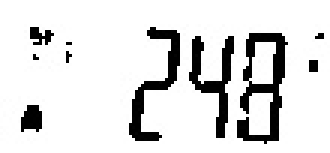
#> input picture model/preprocessing/frame_000645.jpg, 110 x 51 px (shown 3 times larger)
$ python roi_selector.py
#> lines starting #> are read from the running program, lines starting #| are printed output that depends on the picture; after the words box and inside, x2 and y2 are one past the last pixel; in counts of white or black regions, pixels touching at a corner belong together
import cv2
import numpy as np

# Globals
drawing = False
ix, iy = -1, -1
rectangles = []
rectangle_colors = []  # Store average colors for each rectangle

# [10 lines left out: function calculate_average_color, not called in this run]

def update_display():
    """Update the displayed image with rectangles"""
    global display_img, img_copy, rectangles, rectangle_colors

    display_img = img_copy.copy()

    # Draw rectangles
    for i, (x1, y1, x2, y2) in enumerate(rectangles):
        cv2.rectangle(display_img, (x1, y1), (x2, y2), (0, 255, 0), 2)

        # Draw rectangle number - adjust position for small images
        label_x = x1 + 2
        label_y = y1 + 10 if y1 < 10 else y1 - 5
        cv2.putText(display_img, str(i+1), (label_x, label_y),
                  cv2.FONT_HERSHEY_SIMPLEX, 0.4, (0, 255, 0), 1)

    # Draw help text - adjust font size and position for small images
    font_scale = 0.35 if img_copy.shape[0] < 100 else 0.5
    text_y = max(15, display_img.shape[0] - 5)
    cv2.putText(display_img, "a:Analysis | s:Save | u:Undo | c:Clear | ESC:Exit",
               (5, text_y), cv2.FONT_HERSHEY_SIMPLEX, font_scale, (255, 255, 255), 1)

# [78 lines left out: functions mouse_callback, show_color_analysis, not called in this run]

if __name__ == "__main__":
    # Load image
    img = cv2.imread("frame_000645.jpg")
#> img is the input picture: shape (51, 110, 3); min 0, max 255, mean 221.5
    if img is None:
        print("Error: Could not load 'frame_000645.jpg'.")
        exit(1)

    img_copy = img.copy()
    display_img = img_copy.copy()

    # Set window size based on image dimensions
    # For very small images, use the actual image size or a minimum size
    img_height, img_width = img.shape[:2]
#> img_height = 51; img_width = 110
    window_width = max(img_width, 400)  # Minimum width of 400 pixels for UI
#> window_width = 400
    window_height = max(img_height, 200)  # Minimum height of 200 pixels for UI
#> window_height = 200

    print(f"Image dimensions: {img_width}x{img_height}")
#| Image dimensions: 110x51
    print(f"Window dimensions: {window_width}x{window_height}")
#| Window dimensions: 400x200

    # Create resizable window to allow the user to adjust if needed
    cv2.namedWindow("Select ROI", cv2.WINDOW_NORMAL)
    cv2.resizeWindow("Select ROI", window_width, window_height)
    cv2.setMouseCallback("Select ROI", mouse_callback)

    print("\nSimplified ROI Selector Tool")
    print("===========================")
    print("Drawing:")
    print(" • LEFT CLICK and DRAG to draw a rectangle")
    print("\nControls:")
    print(" • Press 'a' to show color analysis report")
    print(" • Press 'u' to undo last rectangle")
    print(" • Press 'c' to clear all selections")
    print(" • Press 's' to save selections")
    print(" • Press ESC to exit")
    print("\nNote: Average color is calculated automatically for each selection\n")

    update_display()
#> in update_display, `cv2.putText(display_img, "a:Analysis | s:Save | u:Undo | c:Clear | ESC..`:
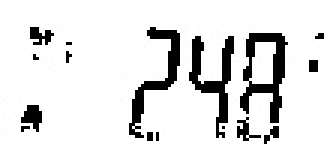
#> display_img: shape (51, 110, 3) (shown 3 times larger); 1.32% of pixels changed, all inside (x1, y1, x2, y2) = (6, 39, 95, 47)

    while True:
        cv2.imshow("Select ROI", display_img)
        key = cv2.waitKey(1) & 0xFF
#> (key Esc is pressed here)

        if key == ord('a'):  # Show color analysis
            show_color_analysis()

        elif key == ord('c'):  # Clear all
            rectangles.clear()
            rectangle_colors.clear()
            update_display()
            print("\n[Cleared all selections]")

        elif key == ord('u'):  # Undo last
            if rectangles:
                rectangles.pop()
                rectangle_colors.pop()
                print(f"\n[Undone] Rectangle #{len(rectangles)+1}")
                update_display()

        elif key == ord('s'):  # Save
            if rectangles:
                # Save with color information
                with open("roi_selections.txt", "w") as f:
                    f.write("ROI Selections with Color Analysis\n")
                    f.write("="*50 + "\n\n")
                    for i, ((x1, y1, x2, y2), avg_color) in enumerate(zip(rectangles, rectangle_colors), 1):
                        f.write(f"Rectangle {i}:\n")
                        f.write(f"  Coordinates: {x1}, {y1}, {x2}, {y2}\n")
                        f.write(f"  Size: {x2-x1} × {y2-y1}\n")
                        if len(img_copy.shape) == 3:
                            f.write(f"  Average BGR: {avg_color}\n")
                            f.write(f"  Average RGB: [{avg_color[2]}, {avg_color[1]}, {avg_color[0]}]\n")
                        else:
                            f.write(f"  Average Gray: {avg_color}\n")
                        f.write("\n")

                print(f"\n[Saved {len(rectangles)} rectangles with color data to 'roi_selections.txt']")

                # Save annotated image with color swatches
                img_with_rois = img_copy.copy()
                for i, ((a, b, c, d), color) in enumerate(zip(rectangles, rectangle_colors), 1):
                    cv2.rectangle(img_with_rois, (a, b), (c, d), (0, 255, 0), 2)
                    cv2.putText(img_with_rois, str(i), (a+5, b+20),
                               cv2.FONT_HERSHEY_SIMPLEX, 0.6, (0, 255, 0), 2)

                    # Draw color swatch
                    swatch_y = b + 30
                    if swatch_y + 20 < d:  # Only draw if there's space
                        if len(img_copy.shape) == 3:
                            cv2.rectangle(img_with_rois, (a+5, swatch_y),
                                        (a+25, swatch_y+20), color.tolist(), -1)
                            cv2.rectangle(img_with_rois, (a+5, swatch_y),
                                        (a+25, swatch_y+20), (255, 255, 255), 1)

                cv2.imwrite("roi_selections.jpg", img_with_rois)
                print("[Saved annotated image with color swatches to 'roi_selections.jpg']")

        elif key == 27:  # ESC
            break

    cv2.destroyAllWindows()

    if rectangles:
        print(f"\nFinal selections ({len(rectangles)} rectangles):")
        for i, ((x1, y1, x2, y2), avg_color) in enumerate(zip(rectangles, rectangle_colors), 1):
            print(f"  Rectangle {i}: ({x1}, {y1}) to ({x2}, {y2}), Avg Color: {avg_color}")
